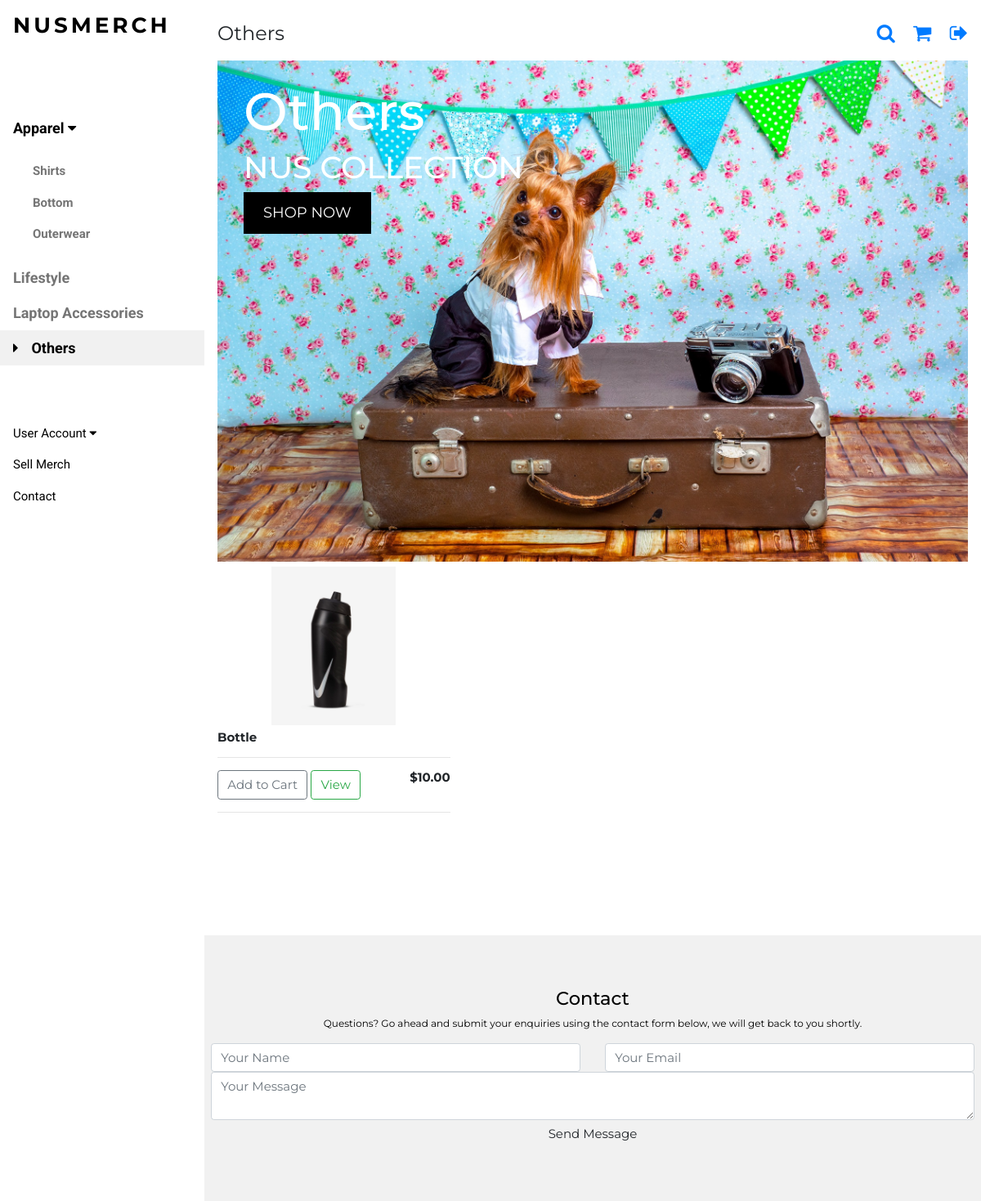
Page /others/ on the committed database.
### nusmerch/models.py (models this page shows, shortened)
class Product(models.Model):
	cat = [
    ('Shirt', 'Shirt'),
    ('Outerwear', 'Outerwear'),
   	('Bottom', 'Bottom'),
   	('Laptop Accessories', 'Laptop Accessories'),
	('Lifestyle', 'Lifestyle'),
   	('Others', 'Others'),
   	]
	filter_type = [
		('NO', 'NO'),
		('YES', 'YES'),
	]
	faculty_types = [
		('FASS', 'Arts and Social Sciences'),
		('BIZ', 'Business'),
		('COM', 'Computing'),
		('DEN', 'Dentistry'),
		('SDE', 'Design and Environment'),
		('ENG', 'Engineering'),
		('LAW', 'Law'),
		('MED', 'Medicine'),
		('SCI', 'Science'),
	]
	Campus_Residential = [
		('TH', 'Temasek Hall'),
		('EH', 'Eusoff Hall'),
		('SH', 'Sheares Hall'),
		('RH', 'Raffles Hall'),
		('KR', 'Kent Ridge Hall'),
		('TEM', 'Tembusu'),
		('RVRC', 'Ridge View Residences'),
		('CAPT', 'College of Alice and Peter Tan'),
		('USP', 'University Scholars Programme'),
		('RC4', 'Residential College 4'),
		('NIL', 'Do Not Stay On Campus'),
	]
	name_of_MERCH = models.CharField(max_length=200,null=True)
	price = models.DecimalField(decimal_places=2,max_digits=5)
	description = models.CharField('Description/Details', max_length=100000, null=True)
	organisation = models.CharField(max_length=200,null=True)
	category = models.CharField(max_length=200,null=True,choices=cat)
	filter = models.CharField(max_length=200,null=True,choices=filter_type, default='NO')
	filter_faculty = models.CharField('Filter(Faculty)*', max_length=200, null=True, blank=True, choices=faculty_types)
	filter_matric = models.CharField('Filter(Matric)*',max_length=100000, null = True, blank=True)
	filter_email = models.CharField('Filter(NUSNET ID)*',max_length=100000, null = True, blank=True)
	filter_campus = models.CharField('Filter(Campus)*', max_length=200, null = True, blank=True, choices=Campus_Residential)
	form = models.URLField('Order Form', max_length=200)
	image = models.ImageField('Photo of MERCH**', upload_to='media',null=True)
	backview = models.ImageField('Backview of MERCH', upload_to='media',null=True)
	sizing = models.ImageField('Sizing Chart', upload_to='media',null=True)
	user = models.ForeignKey(userInfo, on_delete=models.SET_NULL,blank=True,null=True)
	iglink = models.URLField('Instagram AD', max_length=200)

### nusmerch/views.py (the view)
# urls.py: url(r'^others/$',views.others,name='others'),
def others(request):
    products = Product.objects.filter(category = "Others")
    if request.user.is_authenticated:
        user = request.user
        profile = userInfo.objects.get(user=user)
        pdt_nil = products.filter(filter = "NO")
        pdt_faculty = products.filter(filter_faculty = profile.faculty)
        pdt_email = products.filter(filter_email__icontains = profile.email)
        pdt_matric = products.filter(filter_matric__icontains = profile.matric)
        pdt_campus = products.filter(filter_campus=profile.campus_residential_type)
        products = pdt_faculty | pdt_campus | pdt_nil | pdt_matric | pdt_email
    else:
        products = products
    context = {'products':products}
    return render(request, "nusmerch/others.html", context)

### nusmerch/templates/nusmerch/others.html (shortened to what this page needs)
{% extends "nusmerch/merch.html" %}
{% load static %}
{% block head %}
    <p class="w3-left">Others</p>
{% endblock %}
{% block imghead %}
  <div class="w3-display-container w3-container">
    <img src="{% static  'images/others.jpg' %}" alt="Jeans" style="width:100%">
    <div class="w3-display-topleft w3-text-white" style="padding:24px 48px">
      <h1 class="w3-jumbo w3-hide-small">Others</h1>
      <h1 class="w3-hide-small">NUS COLLECTION</h1>
      <p><a href="#shirts" class="w3-button w3-black w3-padding-large w3-large">SHOP NOW</a></p>
    </div>
  </div>
{% endblock %}
{% block menu %}
<nav class="w3-sidebar w3-bar-block w3-white w3-collapse w3-top" style="z-index:3;width:250px" id="mySidebar">
  <div class="w3-container w3-display-container w3-padding-16">
    <h3 class="w3-wide"><b>NUSMERCH</b></h3>
  </div>
  <div class="w3-padding-64 w3-large w3-text-grey" style="font-weight:bold">
      <a onclick="myAccFunc()" href="javascript:void(0)" class="w3-button w3-block w3-white w3-left-align" id="myBtn">
      Apparel  <i class="fa fa-caret-down"></i>
    </a>
    <div id="demoAcc" class="w3-bar-block w3-hide w3-padding-large w3-medium">
      <a href="/shirt/" class="w3-bar-item w3-button">Shirts</a>
      <a href="/bottom/" class="w3-bar-item w3-button">Bottom</a>
      <a href="/outerwear/" class="w3-bar-item w3-button">Outerwear</a>
    </div>
    <a href="/lifestyle/" class="w3-bar-item w3-button">Lifestyle</a>
    <a href="/laptop/" class="w3-bar-item w3-button">Laptop Accessories</a>
    <a href="/others/" class="w3-bar-item w3-button w3-light-grey"><i class="fa fa-caret-right w3-margin-right"></i>Others</a>
  </div>
    <a onclick="myAccFunc2()" href="javascript:void(0)" class="w3-button w3-block w3-white w3-left-align" id="myBtn">
      User Account  <i class="fa fa-caret-down"></i>
    </a>
  <a href="/sell_merch/" class="w3-bar-item w3-button w3-padding">Sell Merch</a>
    <a href="#footer" class="w3-bar-item w3-button w3-padding">Contact</a>
</nav>
{% endblock %}

### nusmerch/templates/nusmerch/merch.html (shortened to what this page needs)
{% load static %}
<!DOCTYPE html>
<html lang="en">>
<link rel="stylesheet" href="{% static 'merch.css' %}" />
<link rel="stylesheet" href="https://cdnjs.cloudflare.com/ajax/libs/font-awesome/4.7.0/css/font-awesome.min.css">
<link rel="stylesheet" href="https://stackpath.bootstrapcdn.com/bootstrap/4.4.1/css/bootstrap.min.css">
<body class="w3-content" style="max-width:1200px" >
{% block menu %}
{% endblock %}
<div class="w3-main" style="margin-left:250px">
  <header class="w3-container w3-xlarge">
      {% block head %}
      {% endblock %}
    <p class="w3-right">
        <a href="javascript:void(0)" class="fa fa-search w3-margin-right" onclick="document.getElementById('search').style.display='block'"></a>
      <a href="/cart/" class="fa fa-shopping-cart ">
      </a>
        <a href="{% url 'nusmerch:logout' %}" class="fa fa-sign-out w3-margin-left"></a>
    </p>
  </header>
{% block imghead %}
{% endblock %}
  <div class="w3-row">
    {% for product in products %}
    <div class="w3-col l4 s4">
      <img class="item center thumbnail" src="{{ product.image.url }}">
      <div class="w3-container">
        <h6><strong>{{product.name_of_MERCH}}</strong></h6>
        <hr>
        <button data-product={{product.id}} data-action="add" class="btn btn-outline-secondary add-btn update-cart" href="javascript:void(0)" onclick="document.getElementById('cart').style.display='block'">Add to Cart</button>
        <a class="btn btn-outline-success" href="/product/{{product.id}}/">View</a>
        <h6 style="display: inline-block; float: right"><strong>${{product.price|floatformat:2}}</strong></h6>
        <hr>
      </div>
    </div>
    {% endfor %}
  </div>
  <br/><br/><br/>
  <br/><br/><br/>
  <footer class="w3-padding-64 w3-light-grey w3-small w3-center" id="footer">
    <div class="w3-row-padding">
        <h4>Contact</h4>
        <p>Questions? Go ahead and submit your enquiries using the contact form below, we will get back to you shortly.</p>
        <form action ="{% url 'nusmerch:contact' %}" method="post">
          <div class="row">
            <div class ="col-lg-6">
              <input type="text" name="message-name" class="form-control mb-30" placeholder="Your Name">
            </div>
            <div class ="col-lg-6">
              <input type="email" name="message-email" class="form-control mb-30" placeholder="Your Email">
            </div>
            <div class ="col-12">
              <textarea name="message" class="form-control mb-30" placeholder="Your Message"></textarea>
            </div>
            <div class="col-12">
              <button type="submit" class="btn dento-btn">Send Message</button>
            </div>
          </div>
        </form>
</body>
</html>

### nusmerch/static/merch.css (style rules this page uses)
html { box-sizing:border-box }
*,*:before,*:after { box-sizing:inherit }
html { -ms-text-size-adjust:100%;-webkit-text-size-adjust:100% }
body { margin:0 }
article,aside,details,figcaption,figure,footer,header,main,menu,nav,section { display:block }
a { background-color:transparent }
b,strong { font-weight:bolder }
img { border-style:none }
hr { box-sizing:content-box;height:0;overflow:visible }
button,input,select,textarea,optgroup { font:inherit;margin:0 }
button,input { overflow:visible }
button,select { text-transform:none }
button,[type=button],[type=reset],[type=submit] { -webkit-appearance:button }
textarea { overflow:auto }
html,body { font-family:Verdana,sans-serif;font-size:15px;line-height:1.5 }
html { overflow-x:hidden }
h1 { font-size:36px }
h3 { font-size:24px }
h4 { font-size:20px }
h6 { font-size:16px }
h1,h2,h3,h4,h5,h6 { font-family:"Segoe UI",Arial,sans-serif;font-weight:400;margin:10px 0 }
.w3-wide { letter-spacing:4px }
hr { border:0;border-top:1px solid #eee;margin:20px 0 }
img { max-width: 100%;height: auto; }
.item { width: 120px;height: 200px;margin: 3px;padding: 3px; }
.center { display: block;margin-left: auto;margin-right: auto;width: 50%; }
img { vertical-align:middle }
a { color:inherit }
.w3-btn,.w3-button { border:none;display:inline-block;padding:8px 16px;vertical-align:middle;overflow:hidden;text-decoration:none;color:inherit;background-color:inherit;text-align:center;cursor:pointer;white-space:nowrap }
.w3-btn,.w3-button { -webkit-touch-callout:none;-webkit-user-select:none;-khtml-user-select:none;-moz-user-select:none;-ms-user-select:none;user-select:none }
.w3-tooltip,.w3-display-container { position:relative }
.w3-sidebar { height:100%;width:200px;background-color:#fff;position:fixed!important;z-index:1;overflow:auto }
.w3-main,#main { transition:margin-left .4s }
.w3-bar-block .w3-bar-item { width:100%;display:block;padding:8px 16px;text-align:left;border:none;white-space:normal;float:none;outline:0 }
.w3-block { display:block;width:100% }
.w3-container:after,.w3-container:before,.w3-panel:after,.w3-panel:before,.w3-row:after,.w3-row:before,.w3-row-padding:after,.w3-row-padding:before, .w3-cell-row:before,.w3-cell-row:after,.w3-clear:after,.w3-clear:before,.w3-bar:before,.w3-bar:after { content:"";display:table;clear:both }
.w3-col,.w3-half,.w3-third,.w3-twothird,.w3-threequarter,.w3-quarter { float:left;width:100% }
.w3-col.s4 { width:33.33333% }
@media (min-width:993px) { .w3-col.l4 { width:33.33333% } }
.w3-content,.w3-auto { margin-left:auto;margin-right:auto }
.w3-content { max-width:980px }
.w3-hide { display:none!important }
.w3-show-block,.w3-show { display:block!important }
@media (min-width:993px) { .w3-sidebar.w3-collapse { display:block!important } }
.w3-top,.w3-bottom { position:fixed;width:100%;z-index:1 }
.w3-top { top:0 }
.w3-display-topleft { position:absolute;left:0;top:0 }
.w3-row-padding,.w3-row-padding>.w3-half,.w3-row-padding>.w3-third,.w3-row-padding>.w3-twothird,.w3-row-padding>.w3-threequarter,.w3-row-padding>.w3-quarter,.w3-row-padding>.w3-col { padding:0 8px }
.w3-container,.w3-panel { padding:0.01em 16px }
.w3-small { font-size:12px!important }
.w3-medium { font-size:15px!important }
.w3-large { font-size:18px!important }
.w3-xlarge { font-size:24px!important }
.w3-jumbo { font-size:64px!important }
.w3-left-align { text-align:left!important }
.w3-center { text-align:center!important }
.w3-margin-left { margin-left:16px!important }
.w3-margin-right { margin-right:16px!important }
.w3-padding { padding:8px 16px!important }
.w3-padding-large { padding:12px 24px!important }
.w3-padding-16 { padding-top:16px!important;padding-bottom:16px!important }
.w3-padding-64 { padding-top:64px!important;padding-bottom:64px!important }
.w3-left { float:left!important }
.w3-right { float:right!important }
.w3-white,.w3-hover-white:hover { color:#000!important;background-color:#fff!important }
.w3-black,.w3-hover-black:hover { color:#fff!important;background-color:#000!important }
.w3-light-grey,.w3-hover-light-grey:hover,.w3-light-gray,.w3-hover-light-gray:hover { color:#000!important;background-color:#f1f1f1!important }
.w3-text-white,.w3-hover-text-white:hover { color:#fff!important }
.w3-text-grey,.w3-hover-text-grey:hover,.w3-text-gray,.w3-hover-text-gray:hover { color:#757575!important }

### nusmerch/templates/nusmerch/merch.html (style rules this page uses)
.w3-sidebar a { font-family: "Roboto", sans-serif }
body,h1,h2,h3,h4,h5,h6,.w3-wide { font-family: "Montserrat", sans-serif; }

### rows in the picture
Product: image (picture), name_of_MERCH "Bottle", price "10.00"
